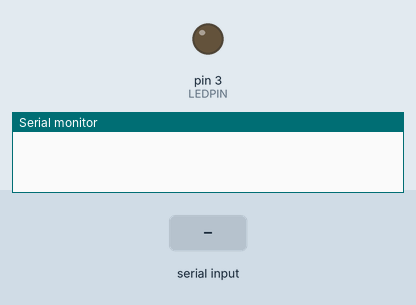
A sketch run on a simulated Arduino Uno, built with avr-gcc and run on an emulated ATmega328P. On the bench: output pins drawn as LEDs (lit = HIGH), the last lines printed to the serial monitor. Inputs (shaded band) come from the test bench.

Above: at 1.3 s.
1.4 s: "1" received over the second serial link
At 2.1 s:
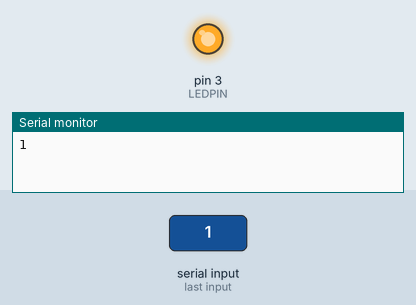
2.9 s: "0" received over the second serial link
At 3.3 s:
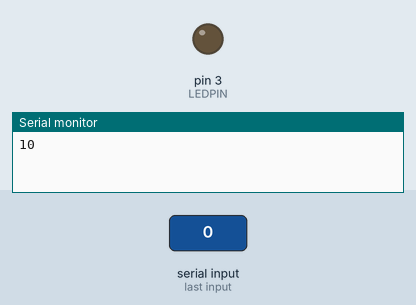
Timing chart, 0 to 5.9 s (numbered marks = the images above; inputs shaded):
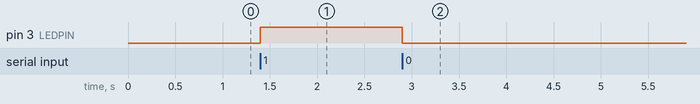

Measured:
- after the input at 1.4 s, pin 3 (LEDPIN): LOW → HIGH at once
- after the input at 2.9 s, pin 3 (LEDPIN): HIGH → LOW at once

The sketch:

HC_05Slave.ino
```cpp
// Author: Asif Ally
// Email: allyx004@umn.edu
// Note: If you have any questions, email me.

#include <Arduino.h>
#include <DallasTemperature.h>
#include <Wire.h>
#include <SoftwareSerial.h>

//Dallas Temperature Sensor Pin
#define ONE_WIRE_BUS 5
//LED
#define LEDPIN 3

//Interval at which we want to bluetooth to run
#define blue_INTERVAL 100
#define power 10
#define key 9
unsigned long blueStamp = 0;
SoftwareSerial blue(6, 5);

//Temp Sensor
OneWire oneWire1(ONE_WIRE_BUS);
DallasTemperature sensor1(&oneWire1);
float t1;


void setup() {
//  pinMode(power, OUTPUT);
//  pinMode(key, OUTPUT);
  pinMode(LEDPIN, OUTPUT);

//  digitalWrite(power, LOW);
//  digitalWrite(key, LOW);

//  delay(100);
//  digitalWrite(key, HIGH);
//  delay(100);
//
//  digitalWrite(power, HIGH);
  Serial.begin(9600);
  blue.begin(38400);
  delay(100);
//  blue.write("AT");
//  delay(3000);
//
//  blue.write("AT+ROLE=0\r\n");
//  Serial.write("AT+ROLE=0\r\n");
//  delay(1000);
//  blue.write("AT+CMODE=1\r\n");
//  Serial.write("AT+CMODE=1\r\n");
//  delay(1000);
//  blue.write("AT+INIT\r\n");
//  Serial.write("AT+INIT\r\n");
//  delay(3000);
//  blue.write("AT+INQ\r\n");
//  Serial.write("AT+INQ\r\n");
//  delay(3000);
}

void loop() {
  if(blue.available()>0)
  {
    char in = blue.read();
    Serial.write(in);
    if(in == '1')
    {
      digitalWrite(LEDPIN, HIGH);
    }
    else if(in == '0')
    {
      digitalWrite(LEDPIN, LOW);
    }
  }
}
```
